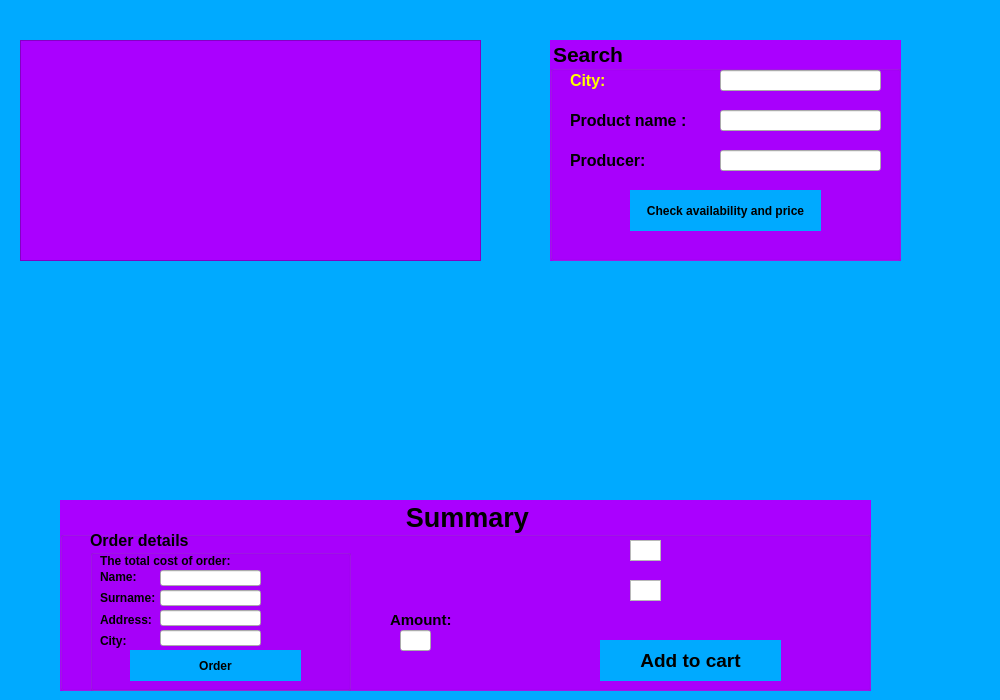
<?xml version="1.0" encoding="UTF-8"?>
<ui version="4.0">
 <class>Produkty</class>
 <widget class="QDialog" name="Produkty">
  <property name="geometry">
   <rect>
    <x>0</x>
    <y>0</y>
    <width>1000</width>
    <height>700</height>
   </rect>
  </property>
  <property name="sizePolicy">
   <sizepolicy hsizetype="Ignored" vsizetype="Ignored">
    <horstretch>0</horstretch>
    <verstretch>0</verstretch>
   </sizepolicy>
  </property>
  <property name="minimumSize">
   <size>
    <width>1000</width>
    <height>700</height>
   </size>
  </property>
  <property name="maximumSize">
   <size>
    <width>1000</width>
    <height>700</height>
   </size>
  </property>
  <property name="windowTitle">
   <string>Dialog</string>
  </property>
  <property name="autoFillBackground">
   <bool>false</bool>
  </property>
  <property name="styleSheet">
   <string notr="true">#Produkty
{
background-color:rgb(0, 170, 255);
}
</string>
  </property>
  <widget class="QTableView" name="tableView">
   <property name="geometry">
    <rect>
     <x>20</x>
     <y>40</y>
     <width>461</width>
     <height>221</height>
    </rect>
   </property>
   <property name="styleSheet">
    <string notr="true">#tableView{
background-color:rgb(170, 0, 255);
}</string>
   </property>
   <property name="frameShadow">
    <enum>QFrame::Raised</enum>
   </property>
   <property name="editTriggers">
    <set>QAbstractItemView::NoEditTriggers</set>
   </property>
  </widget>
  <widget class="QLabel" name="ProduktyLabel">
   <property name="geometry">
    <rect>
     <x>200</x>
     <y>0</y>
     <width>361</width>
     <height>31</height>
    </rect>
   </property>
   <property name="font">
    <font>
     <pointsize>14</pointsize>
     <weight>75</weight>
     <bold>true</bold>
    </font>
   </property>
   <property name="text">
    <string/>
   </property>
  </widget>
  <widget class="QGroupBox" name="groupBox">
   <property name="geometry">
    <rect>
     <x>60</x>
     <y>500</y>
     <width>811</width>
     <height>191</height>
    </rect>
   </property>
   <property name="font">
    <font>
     <pointsize>20</pointsize>
     <weight>75</weight>
     <bold>true</bold>
    </font>
   </property>
   <property name="styleSheet">
    <string notr="true">#groupBox{
background-color:rgb(170, 0, 255);
}</string>
   </property>
   <property name="title">
    <string>Summary</string>
   </property>
   <property name="alignment">
    <set>Qt::AlignHCenter|Qt::AlignTop</set>
   </property>
   <widget class="QLabel" name="CenaLabel2">
    <property name="geometry">
     <rect>
      <x>390</x>
      <y>40</y>
      <width>131</width>
      <height>21</height>
     </rect>
    </property>
    <property name="font">
     <font>
      <pointsize>11</pointsize>
      <weight>75</weight>
      <bold>true</bold>
     </font>
    </property>
    <property name="text">
     <string/>
    </property>
   </widget>
   <widget class="QLabel" name="CenaLabel1">
    <property name="geometry">
     <rect>
      <x>390</x>
      <y>80</y>
      <width>131</width>
      <height>21</height>
     </rect>
    </property>
    <property name="font">
     <font>
      <pointsize>11</pointsize>
      <weight>75</weight>
      <bold>true</bold>
     </font>
    </property>
    <property name="text">
     <string/>
    </property>
   </widget>
   <widget class="QTableView" name="tableView_2">
    <property name="geometry">
     <rect>
      <x>570</x>
      <y>40</y>
      <width>31</width>
      <height>21</height>
     </rect>
    </property>
    <attribute name="horizontalHeaderVisible">
     <bool>false</bool>
    </attribute>
    <attribute name="verticalHeaderVisible">
     <bool>false</bool>
    </attribute>
   </widget>
   <widget class="QTableView" name="tableView_3">
    <property name="geometry">
     <rect>
      <x>570</x>
      <y>80</y>
      <width>31</width>
      <height>21</height>
     </rect>
    </property>
    <attribute name="horizontalHeaderVisible">
     <bool>false</bool>
    </attribute>
    <attribute name="verticalHeaderVisible">
     <bool>false</bool>
    </attribute>
   </widget>
   <widget class="QPushButton" name="ZamowButton">
    <property name="geometry">
     <rect>
      <x>540</x>
      <y>140</y>
      <width>181</width>
      <height>41</height>
     </rect>
    </property>
    <property name="font">
     <font>
      <pointsize>14</pointsize>
      <weight>75</weight>
      <bold>true</bold>
     </font>
    </property>
    <property name="styleSheet">
     <string notr="true">#ZamowButton
{


background-color :rgb(0, 170, 255);
color : black;
border-style: outset;
}
</string>
    </property>
    <property name="text">
     <string>Add to cart</string>
    </property>
   </widget>
   <widget class="QGroupBox" name="groupBox_2">
    <property name="geometry">
     <rect>
      <x>30</x>
      <y>30</y>
      <width>261</width>
      <height>161</height>
     </rect>
    </property>
    <property name="font">
     <font>
      <pointsize>12</pointsize>
      <weight>75</weight>
      <bold>true</bold>
     </font>
    </property>
    <property name="title">
     <string>Order details</string>
    </property>
    <widget class="QLabel" name="label_4">
     <property name="geometry">
      <rect>
       <x>10</x>
       <y>20</y>
       <width>171</width>
       <height>21</height>
      </rect>
     </property>
     <property name="font">
      <font>
       <weight>75</weight>
       <bold>true</bold>
      </font>
     </property>
     <property name="text">
      <string>The total cost of order:</string>
     </property>
    </widget>
    <widget class="QLabel" name="label_3">
     <property name="geometry">
      <rect>
       <x>190</x>
       <y>20</y>
       <width>41</width>
       <height>21</height>
      </rect>
     </property>
     <property name="font">
      <font>
       <weight>75</weight>
       <bold>true</bold>
      </font>
     </property>
     <property name="text">
      <string/>
     </property>
    </widget>
    <widget class="QPushButton" name="ZamowButtn2">
     <property name="geometry">
      <rect>
       <x>40</x>
       <y>120</y>
       <width>171</width>
       <height>31</height>
      </rect>
     </property>
     <property name="font">
      <font>
       <weight>75</weight>
       <bold>true</bold>
      </font>
     </property>
     <property name="styleSheet">
      <string notr="true">#ZamowButtn2
{

background-color :rgb(0, 170, 255);
color : black;
border-style: outset;
}
</string>
     </property>
     <property name="text">
      <string>Order</string>
     </property>
    </widget>
    <widget class="QLineEdit" name="AdresEdit">
     <property name="geometry">
      <rect>
       <x>70</x>
       <y>80</y>
       <width>101</width>
       <height>16</height>
      </rect>
     </property>
    </widget>
    <widget class="QLabel" name="label_5">
     <property name="geometry">
      <rect>
       <x>10</x>
       <y>80</y>
       <width>61</width>
       <height>20</height>
      </rect>
     </property>
     <property name="font">
      <font>
       <weight>75</weight>
       <bold>true</bold>
      </font>
     </property>
     <property name="text">
      <string>Address:</string>
     </property>
    </widget>
    <widget class="QLineEdit" name="Nazwiskoedit">
     <property name="geometry">
      <rect>
       <x>70</x>
       <y>60</y>
       <width>101</width>
       <height>16</height>
      </rect>
     </property>
    </widget>
    <widget class="QLineEdit" name="ImieEdit">
     <property name="geometry">
      <rect>
       <x>70</x>
       <y>40</y>
       <width>101</width>
       <height>16</height>
      </rect>
     </property>
    </widget>
    <widget class="QLabel" name="label_7">
     <property name="geometry">
      <rect>
       <x>10</x>
       <y>40</y>
       <width>47</width>
       <height>13</height>
      </rect>
     </property>
     <property name="font">
      <font>
       <weight>75</weight>
       <bold>true</bold>
      </font>
     </property>
     <property name="text">
      <string>Name:</string>
     </property>
    </widget>
    <widget class="QLabel" name="label_8">
     <property name="geometry">
      <rect>
       <x>10</x>
       <y>60</y>
       <width>61</width>
       <height>16</height>
      </rect>
     </property>
     <property name="font">
      <font>
       <weight>75</weight>
       <bold>true</bold>
      </font>
     </property>
     <property name="text">
      <string>Surname:</string>
     </property>
    </widget>
    <widget class="QLabel" name="label_9">
     <property name="geometry">
      <rect>
       <x>10</x>
       <y>100</y>
       <width>61</width>
       <height>21</height>
      </rect>
     </property>
     <property name="font">
      <font>
       <weight>75</weight>
       <bold>true</bold>
      </font>
     </property>
     <property name="text">
      <string>City:</string>
     </property>
    </widget>
    <widget class="QLineEdit" name="MiastoEdit">
     <property name="geometry">
      <rect>
       <x>70</x>
       <y>100</y>
       <width>101</width>
       <height>16</height>
      </rect>
     </property>
    </widget>
    <widget class="QLabel" name="Podsumowanie_3">
     <property name="geometry">
      <rect>
       <x>100</x>
       <y>-230</y>
       <width>771</width>
       <height>241</height>
      </rect>
     </property>
     <property name="font">
      <font>
       <pointsize>18</pointsize>
       <weight>75</weight>
       <bold>true</bold>
      </font>
     </property>
     <property name="layoutDirection">
      <enum>Qt::LeftToRight</enum>
     </property>
     <property name="inputMethodHints">
      <set>Qt::ImhNone</set>
     </property>
     <property name="lineWidth">
      <number>1</number>
     </property>
     <property name="midLineWidth">
      <number>0</number>
     </property>
     <property name="text">
      <string/>
     </property>
     <property name="textFormat">
      <enum>Qt::AutoText</enum>
     </property>
     <property name="scaledContents">
      <bool>true</bool>
     </property>
     <property name="wordWrap">
      <bool>true</bool>
     </property>
     <property name="margin">
      <number>2</number>
     </property>
    </widget>
   </widget>
   <widget class="QLabel" name="label_6">
    <property name="geometry">
     <rect>
      <x>330</x>
      <y>110</y>
      <width>71</width>
      <height>20</height>
     </rect>
    </property>
    <property name="font">
     <font>
      <pointsize>11</pointsize>
      <weight>75</weight>
      <bold>true</bold>
     </font>
    </property>
    <property name="text">
     <string>Amount:</string>
    </property>
   </widget>
   <widget class="QLineEdit" name="IloscEdit">
    <property name="geometry">
     <rect>
      <x>340</x>
      <y>130</y>
      <width>31</width>
      <height>21</height>
     </rect>
    </property>
   </widget>
  </widget>
  <widget class="QGroupBox" name="WyszukajProdukt">
   <property name="geometry">
    <rect>
     <x>550</x>
     <y>40</y>
     <width>351</width>
     <height>221</height>
    </rect>
   </property>
   <property name="font">
    <font>
     <pointsize>16</pointsize>
     <weight>75</weight>
     <bold>true</bold>
    </font>
   </property>
   <property name="whatsThis">
    <string extracomment="test"/>
   </property>
   <property name="styleSheet">
    <string notr="true">#WyszukajProdukt{
background-color:rgb(170, 0, 255);
}</string>
   </property>
   <property name="title">
    <string>Search</string>
   </property>
   <widget class="QLabel" name="label">
    <property name="geometry">
     <rect>
      <x>20</x>
      <y>70</y>
      <width>141</width>
      <height>21</height>
     </rect>
    </property>
    <property name="font">
     <font>
      <pointsize>12</pointsize>
      <weight>75</weight>
      <bold>true</bold>
     </font>
    </property>
    <property name="text">
     <string>Product name :</string>
    </property>
   </widget>
   <widget class="QLabel" name="label_2">
    <property name="geometry">
     <rect>
      <x>20</x>
      <y>110</y>
      <width>161</width>
      <height>21</height>
     </rect>
    </property>
    <property name="font">
     <font>
      <pointsize>12</pointsize>
      <weight>75</weight>
      <bold>true</bold>
     </font>
    </property>
    <property name="text">
     <string>Producer:</string>
    </property>
   </widget>
   <widget class="QLineEdit" name="WyszukajNazwa">
    <property name="geometry">
     <rect>
      <x>170</x>
      <y>70</y>
      <width>161</width>
      <height>21</height>
     </rect>
    </property>
   </widget>
   <widget class="QLineEdit" name="WyszkuajFirma">
    <property name="geometry">
     <rect>
      <x>170</x>
      <y>110</y>
      <width>161</width>
      <height>21</height>
     </rect>
    </property>
   </widget>
   <widget class="QPushButton" name="WyszkajButton">
    <property name="geometry">
     <rect>
      <x>80</x>
      <y>150</y>
      <width>191</width>
      <height>41</height>
     </rect>
    </property>
    <property name="font">
     <font>
      <weight>75</weight>
      <bold>true</bold>
     </font>
    </property>
    <property name="styleSheet">
     <string notr="true">#WyszkajButton{

background-color :rgb(0, 170, 255);
color : black;
border-style: outset;
}</string>
    </property>
    <property name="text">
     <string>Check availability and price</string>
    </property>
   </widget>
   <widget class="QLabel" name="label_11">
    <property name="geometry">
     <rect>
      <x>20</x>
      <y>30</y>
      <width>131</width>
      <height>21</height>
     </rect>
    </property>
    <property name="font">
     <font>
      <pointsize>12</pointsize>
      <weight>75</weight>
      <bold>true</bold>
     </font>
    </property>
    <property name="styleSheet">
     <string notr="true">#label_11{
color : rgb(255, 255, 0)
}</string>
    </property>
    <property name="text">
     <string>City:</string>
    </property>
   </widget>
   <widget class="QLineEdit" name="WyszukajMiasto">
    <property name="geometry">
     <rect>
      <x>170</x>
      <y>30</y>
      <width>161</width>
      <height>21</height>
     </rect>
    </property>
   </widget>
  </widget>
  <widget class="QLabel" name="label_10">
   <property name="geometry">
    <rect>
     <x>390</x>
     <y>200</y>
     <width>47</width>
     <height>13</height>
    </rect>
   </property>
   <property name="text">
    <string/>
   </property>
  </widget>
  <widget class="QLabel" name="Podsumowanie">
   <property name="geometry">
    <rect>
     <x>40</x>
     <y>270</y>
     <width>881</width>
     <height>131</height>
    </rect>
   </property>
   <property name="maximumSize">
    <size>
     <width>16777215</width>
     <height>177</height>
    </size>
   </property>
   <property name="font">
    <font>
     <pointsize>16</pointsize>
     <weight>75</weight>
     <bold>true</bold>
    </font>
   </property>
   <property name="layoutDirection">
    <enum>Qt::LeftToRight</enum>
   </property>
   <property name="inputMethodHints">
    <set>Qt::ImhNone</set>
   </property>
   <property name="lineWidth">
    <number>1</number>
   </property>
   <property name="midLineWidth">
    <number>0</number>
   </property>
   <property name="text">
    <string/>
   </property>
   <property name="textFormat">
    <enum>Qt::AutoText</enum>
   </property>
   <property name="scaledContents">
    <bool>true</bool>
   </property>
   <property name="wordWrap">
    <bool>true</bool>
   </property>
   <property name="margin">
    <number>2</number>
   </property>
  </widget>
 </widget>
 <resources/>
 <connections/>
</ui>
